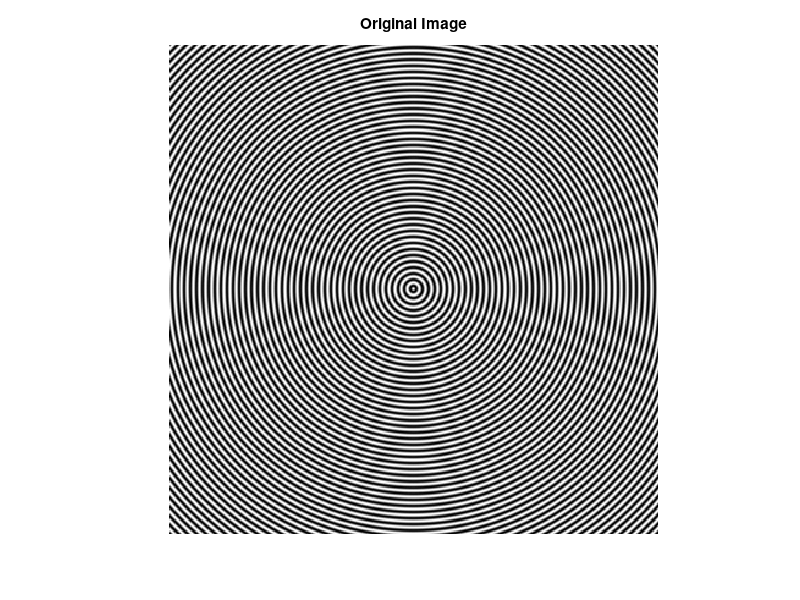

MATLAB code to generate this figure: (Note: this script raises an error after producing the figure.)
clc
close all
clear all

M = 400;
N = 400;
f = zeros(M,N);

for m = 1:M
   for n = 1:N
        d = sqrt((m - M/2)^2 + (n - N/2)^2);
        val = 2;
        f(m,n) = cos((2*pi/10) * val * d);
   end
end

figure;
imshow (f,[]);
title ('Original Image');

%% Neighborhood Interpolation
neighbor(f,1);
%% Bilinear Interpolation
bilinear (f,0.9);
%% Spline Interpolation
spline(f,0.7);